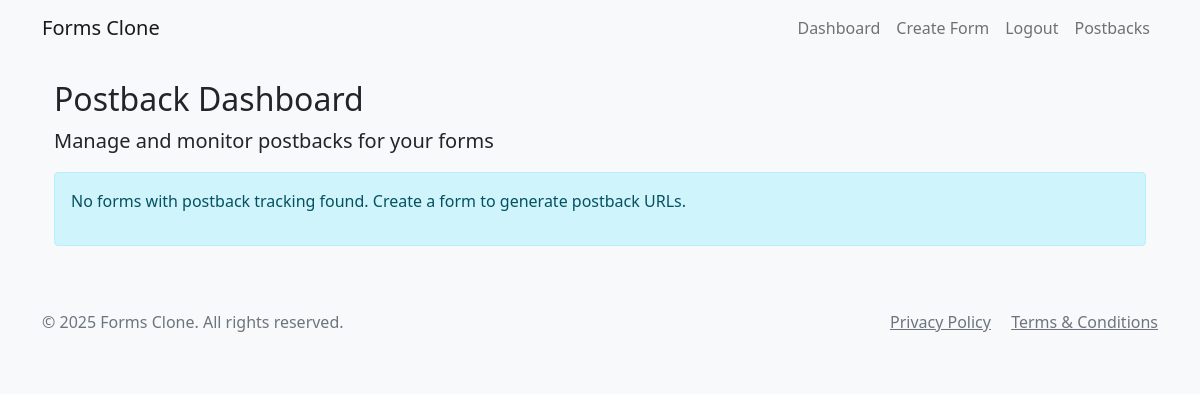
Page /postback/dashboard (signed in) on the earlier database version.
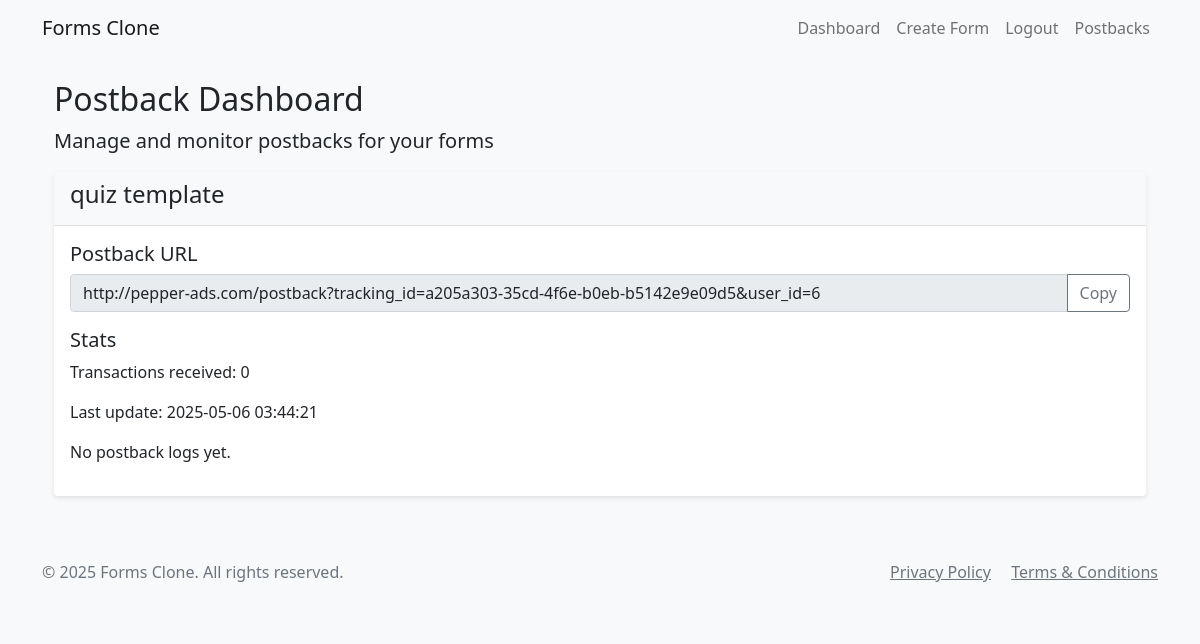
Same page on the later database version.
### app.py (models this page shows)
class Form(db.Model):
    id = db.Column(db.Integer, primary_key=True)
    title = db.Column(db.String(200), nullable=False)
    description = db.Column(db.Text)
    created_at = db.Column(db.DateTime, default=datetime.utcnow)
    user_id = db.Column(db.Integer, db.ForeignKey('user.id', name='fk_form_user'), nullable=False)
    company_id = db.Column(db.Integer, db.ForeignKey('company.id', name='fk_form_company'), nullable=True)
    questions = db.relationship('Question', backref='form', lazy=True, cascade='all, delete-orphan')
    responses = db.relationship('Response', backref='form', lazy=True, cascade='all, delete-orphan')
    is_closed = db.Column(db.Boolean, default=False)  # New field to track if the form is closed/expired
    requires_consent = db.Column(db.Boolean, default=True)  # Require privacy policy and terms consent
    is_quiz = db.Column(db.Boolean, default=False)  # Is this form a quiz?
    passing_score = db.Column(db.Integer, default=0)  # Passing score percentage
    show_score = db.Column(db.Boolean, default=True)  # Whether to show score to respondents

class PostbackTracking(db.Model):
    id = db.Column(db.Integer, primary_key=True)
    form_id = db.Column(db.Integer, db.ForeignKey('form.id'), nullable=False)
    tracking_id = db.Column(db.String(100), unique=True, nullable=False)
    created_at = db.Column(db.DateTime, default=datetime.utcnow)
    last_updated = db.Column(db.DateTime, default=datetime.utcnow, onupdate=datetime.utcnow)
    transaction_count = db.Column(db.Integer, default=0)
    form = db.relationship('Form', backref='postback_tracking')

### app.py (the view)
@app.route('/postback/dashboard')
@login_required
def postback_dashboard():
    forms = Form.query.filter_by(user_id=current_user.id).all()
    form_ids = [form.id for form in forms]
    trackings = PostbackTracking.query.filter(PostbackTracking.form_id.in_(form_ids)).all()
    tracking_ids = [t.tracking_id for t in trackings]
    logs = PostbackLog.query.filter(PostbackLog.tracking_id.in_(tracking_ids)).order_by(PostbackLog.timestamp.desc()).limit(100).all()
    form_postbacks = {}
    for form in forms:
        form_tracking = next((t for t in trackings if t.form_id == form.id), None)
        if form_tracking:
            form_logs = [log for log in logs if log.tracking_id == form_tracking.tracking_id]
            postback_url = f"http://pepper-ads.com/postback?tracking_id={form_tracking.tracking_id}&user_id={form.user_id}"
            form_postbacks[form.id] = {
                'form': form,
                'tracking': form_tracking,
                'logs': form_logs,
                'postback_url': postback_url
            }
    return render_template('postback_dashboard.html', form_postbacks=form_postbacks)

### app.py (called while the page is built)
@app.context_processor
def inject_now():
    return {'now': datetime.now()}

@app.context_processor
def inject_csrf_token():
    return {'csrf_token': 'dummy_token'}

@login_manager.user_loader
def load_user(user_id):
    return User.query.get(int(user_id))

### templates/postback_dashboard.html (shortened to what this page needs)
{% extends 'base.html' %}
{% block content %}
<div class="container mt-4">
    <h2>Postback Dashboard</h2>
    <p class="lead">Manage and monitor postbacks for your forms</p>
    {% for form_id, data in form_postbacks.items() %}
    <div class="card mb-4">
        <div class="card-header bg-light">
            <h4>{{ data.form.title }}</h4>
        </div>
        <div class="card-body">
            <h5>Postback URL</h5>
            <div class="input-group mb-3">
                <input type="text" class="form-control" value="{{ data.postback_url }}" readonly>
                <button class="btn btn-outline-secondary" type="button" onclick="copyToClipboard(this)">Copy</button>
            </div>
            <h5>Stats</h5>
            <p>Transactions received: {{ data.tracking.transaction_count }}</p>
            <p>Last update: {{ data.tracking.last_updated.strftime('%Y-%m-%d %H:%M:%S') }}</p>
            {% if data.logs %}
            <h5>Recent Logs</h5>
            <div class="table-responsive">
                <table class="table table-striped">
                    <thead>
                        <tr>
                            <th>Time</th>
                            <th>Transaction ID</th>
                            <th>Username</th>
                            <th>User ID</th>
                            <th>Status</th>
                            <th>Payout</th>
                        </tr>
                    </thead>
                    <tbody>
                        {% for log in data.logs %}
                        <tr>
                            <td>{{ log.timestamp.strftime('%Y-%m-%d %H:%M:%S') }}</td>
                            <td>{{ log.transaction_id or 'N/A' }}</td>
                            <td>{{ log.username or 'N/A' }}</td>
                            <td>{{ log.user_id or 'N/A' }}</td>
                            <td>{{ log.status or 'N/A' }}</td>
                            <td>${{ log.payout or '0.00' }}</td>
                        </tr>
                        {% endfor %}
                    </tbody>
                </table>
            </div>
            {% else %}
            <p>No postback logs yet.</p>
            {% endif %}
        </div>
    </div>
    {% endfor %}
    {% if not form_postbacks %}
    <div class="alert alert-info">
        <p>No forms with postback tracking found. Create a form to generate postback URLs.</p>
    </div>
    {% endif %}
</div>
{% endblock %}

Differences in the rows shown:
added Form: form "quiz template"
added PostbackTracking: tracking.transaction_count "0", tracking.last_updated "2025-05-06 03:44:21"
Other differences:
new list line: "Postback URL http://pepper-ads.com/postback?tracking_id=a205a303-35cd-4f6e-b0eb-b5142e9e09d5&user_id=6 Copy Stats Transactions received: Last update: No postback logs yet."
text no longer shown: "No forms with postback tracking found. Create a form to generate postback URLs."
